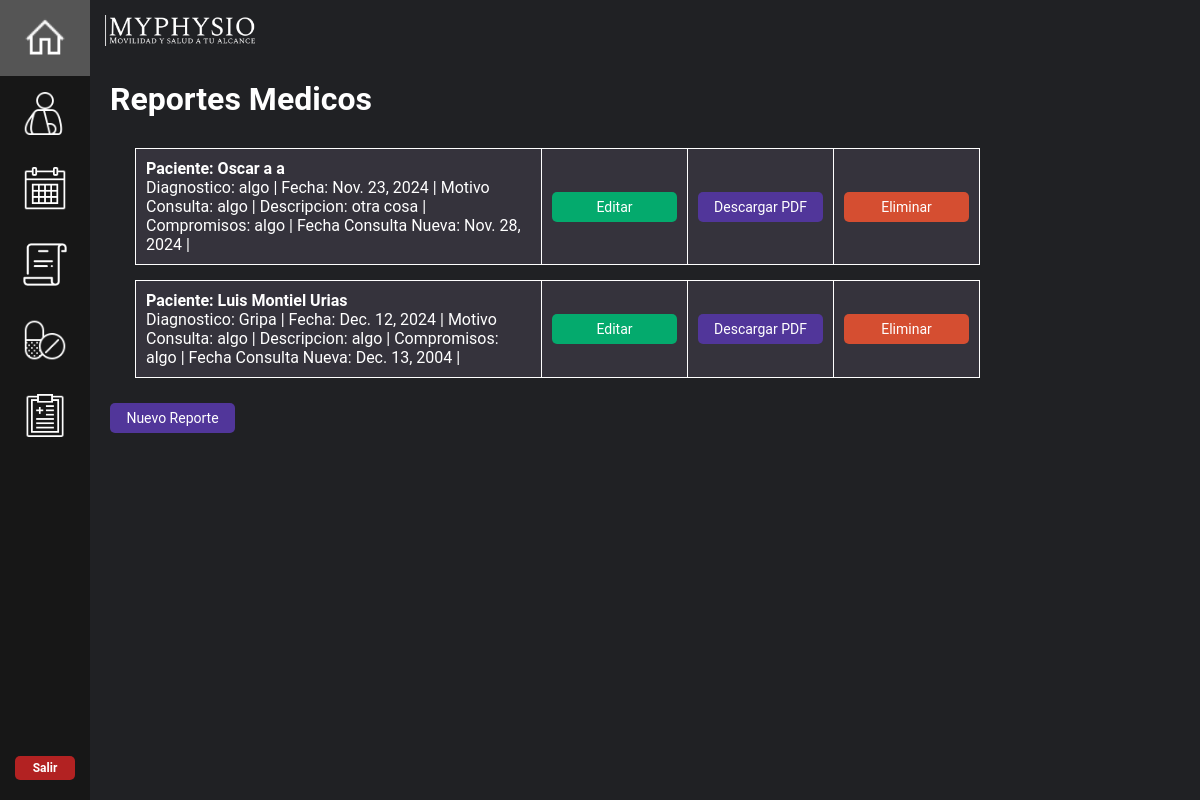
/reportemedico, run on the app's committed database.
### mainapp/models.py (models this page shows, shortened)
class Reporte(models.Model):
    paciente = models.ForeignKey(Paciente, on_delete=models.CASCADE, blank=False, null=False)
    diagnostico = models.CharField(max_length=255)
    fecha = models.DateField()
    motivoconsulta = models.CharField(max_length=255)
    descripcion = models.CharField(max_length=255)
    compromisos = models.CharField(max_length=255)
    fechasnconsulta = models.DateField()
    horanconsulta = models.TimeField(null=True, blank=True)  # Nuevo campo para la hora

class Paciente(models.Model):
    nombre = models.CharField(max_length=50)
    apellido_paterno = models.CharField(max_length=50)
    apellido_materno = models.CharField(max_length=50)
    edad = models.IntegerField()
    sexo = models.CharField(max_length=50, blank=True, null=True)
    direccion = models.CharField(max_length=50, blank=True, null=True)
    telefonoP = models.IntegerField(blank=True, null=True)
    emailP = models.EmailField(blank=True, null=True)
    sintomas = models.CharField(max_length=50, blank=True, null=True)
    frecuencia_dolor = models.CharField(max_length=50, blank=True, null=True)
    act_causante = models.CharField(max_length=50, blank=True, null=True)
    descripcion_dolor = models.CharField(max_length=50, blank=True, null=True)
    intensidad_dolor = models.CharField(max_length=50, blank=True, null=True)
    tratamiento = models.CharField(max_length=50, blank=True, null=True)
    lesiones = models.CharField(max_length=50, blank=True, null=True)
    condicion = models.CharField(max_length=50, blank=True, null=True)
    tratamientos_previos = models.CharField(max_length=50, blank=True, null=True)
    medicacion_actual = models.CharField(max_length=50, blank=True, null=True)
    peso = models.IntegerField(blank=True, null=True)
    altura = models.IntegerField(blank=True, null=True)
    rango_mov = models.IntegerField(blank=True, null=True)
    presion = models.CharField(max_length=50, blank=True, null=True)
    ocupacion = models.CharField(max_length=50, blank=True, null=True)
    act_fisica = models.CharField(max_length=50, blank=True, null=True)
    descanso = models.CharField(max_length=50, blank=True, null=True)
    alimentacion = models.CharField(max_length=50, blank=True, null=True)
    def __str__(self):
        return self.nombre + ' ' + self.apellido_paterno + ' ' + self.apellido_materno

### mainapp/views.py (the view)
# urls.py: path("reportemedico", views.reportemedico, name="reportemedico"),
def reportemedico(request):
    info_reporte = Reporte.objects.all
    return render(request, "./reportemedico.html", {'all': info_reporte})

### mainapp/templates/reportemedico.html (shortened to what this page needs)
{% extends "dashboard_home.html" %}
{% load static %}
{% block content %}
<h1 style="margin-top: 60px; color: white;">Reportes Medicos</h1>
<div class="container_reporte">
{% for item in all %}
    <div class="info_reportes">
        <table>
            <tr>
                <td>
                        <strong>Paciente: {{item.paciente}}</strong> <br>
                        Diagnostico: {{item.diagnostico}} |
                        Fecha: {{item.fecha}} |
                        Motivo Consulta: {{item.motivoconsulta}} |
                        Descripcion: {{item.descripcion}} |
                        Compromisos: {{item.compromisos}} |
                        Fecha Consulta Nueva: {{item.fechasnconsulta}} |
                </td>
                <td align="right">
                    <a href="{% url 'update_reporte' item.id %}"> <button class="next-button edit-button" type="button">Editar</button></a>
                </td>
                <td align="right">
                    <a href="{% url 'pdf_reporte' item.id %}"> <button class="next-button download-button" type="button">Descargar PDF</button></a>
                </td>
                <td>
                    <a href="{% url 'delete_reporte' item.id %}"> <button class="next-button delete-button" type="button">Eliminar</button></a>
                </td>
            </tr>
        </table>
    </div>
{% endfor %}
</div>
<a href="/reg_reporte"><button id="next1" class="next-button" type="button">Nuevo Reporte</button></a>
{% endblock %}

### mystaticfiles/styles.css (style rules this page uses)
* { font-family: 'Roboto'; }
body { display: flex; flex-direction: column; margin: 0; min-height: 100vh; color: white; background-color: #202124; }
table { width: 100%; border-collapse: collapse; margin-top: 15px; }
th, td { text-align: left; padding: 10px; border-bottom: 2px solid #555; }
.next-button { width: 250px; height: 30px; text-align: center; background-color: #51369A; color: white; font-size: 14px; cursor: pointer; border-radius: 5px; border: none; align-self: center; margin-right: 16%; transition: all ease 0.5s; }

### mainapp/templates/dashboard_home.html (style rules this page uses)
body { margin: 0; font-family: "Roboto"; color: white; background-color: #202124; }

### mainapp/templates/reportemedico.html (style rules this page uses)
.container_reporte { color: white; margin: 30px 200px 25px 25px; }
.info_reportes { color: white; background-color: #35333C; dispĺay: flex; margin: 20px padding: 20px 20px; }
.next-button { width: 125px; height: 30px; text-align: center; background-color: #51369A; color: white; font-size: 14px; cursor: pointer; border-radius: 5px; border: none; align-self: center; margin-right: 16%; transition: all ease 0.5s; }
.next-button.edit-button { background-color: #04AA6D; }
.next-button.delete-button { background-color: #d54e31; }
table, th, td { width: 100%; border: 1px solid; }
a { color: #72A0C1; }

### data on the page
Reporte: paciente "Oscar a a", diagnostico "algo", fecha "Nov. 23, 2024", motivoconsulta "algo", descripcion "otra cosa", compromisos "algo", fechasnconsulta "Nov. 28, 2024"
Reporte: paciente "Luis Montiel Urias", diagnostico "Gripa", fecha "Dec. 12, 2024", motivoconsulta "algo", descripcion "algo", compromisos "algo", fechasnconsulta "Dec. 13, 2004"
